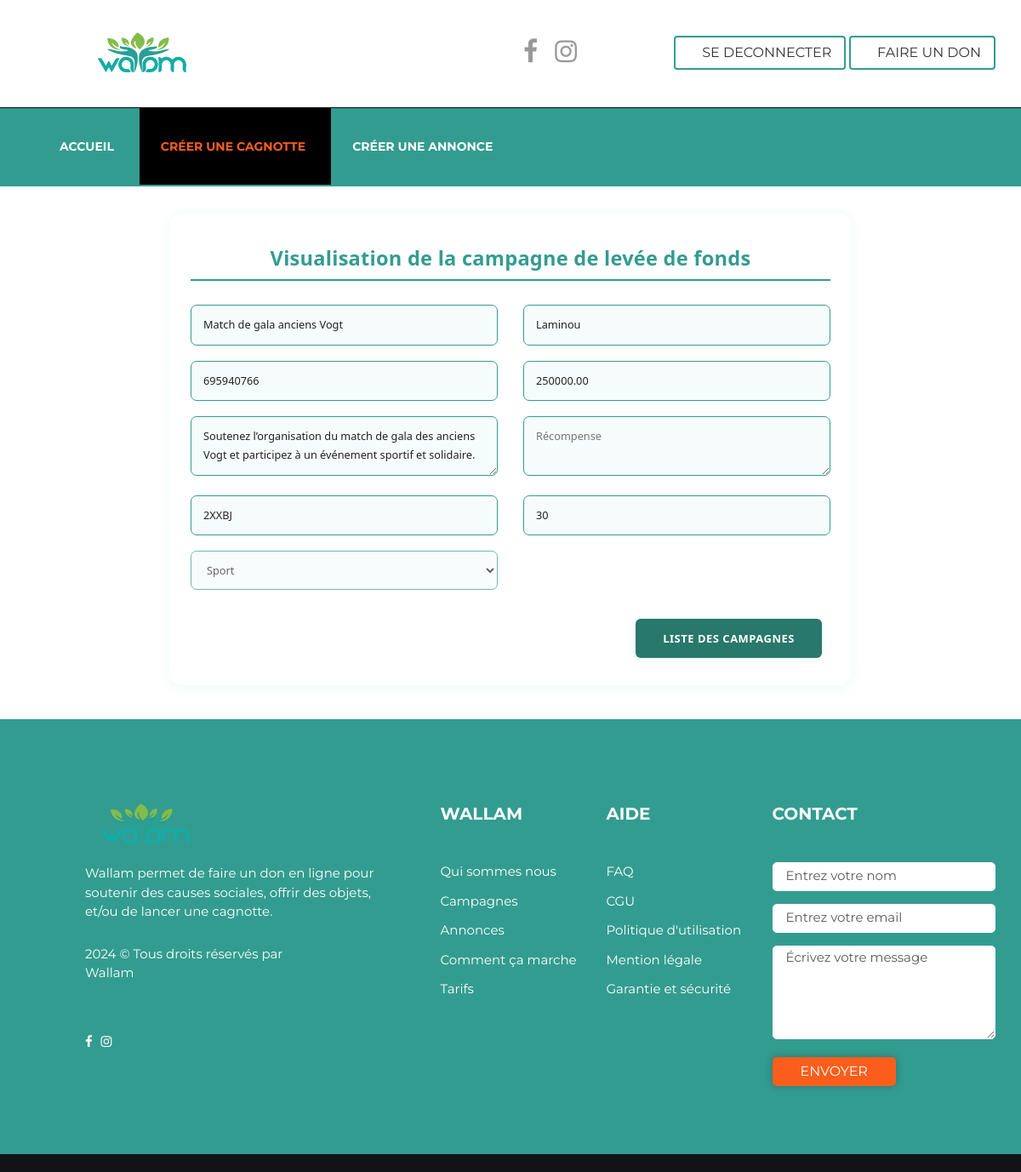
Screenshot of /campaign/4/ (signed in) with the database file from the repository.
### campaign/models.py (models this page shows, shortened)
class Campaign(models.Model):
    VISIBILITY_CHOICES = [
        ('public', 'Publique'),
        ('private', 'Privée'),
    ]
    STATUS_CHOICES = [
        ('encours', 'Encours'),
        ('terminee', 'Terminee'),
    ]
    user = models.ForeignKey(User, on_delete=models.CASCADE,
                             related_name="campaigns")  # L'utilisateur qui crée la campagne
    title = models.CharField(max_length=255)
    beneficiary = models.CharField(max_length=255)
    beneficiary_phone = models.CharField(max_length=15)
    goal = models.DecimalField(max_digits=10, decimal_places=2, blank=True, null=True)
    duration = models.IntegerField(help_text="Durée en jours")
    code = models.CharField(max_length=50, blank=True, null=True)
    category = models.ForeignKey(Category,  on_delete=models.SET_NULL, blank=True, null=True)
    description = models.TextField()
    reward = models.TextField(blank=True, null=True)
    uploaded_files = models.FileField(upload_to="campaign_files/", blank=True, null=True)
    visibility = models.CharField(max_length=10, choices=VISIBILITY_CHOICES, default='public')
    terms_accepted = models.BooleanField(default=False)
    status = models.CharField(max_length=20, choices=STATUS_CHOICES, default='encours')
    urgent = models.BooleanField(default=False)
    share_link = models.CharField(max_length=1024, blank=True, null=True, help_text="Champ texte facultatif, peut contenir une URL ou une note")
    created_at = models.DateTimeField(auto_now_add=True)
    updated_at = models.DateTimeField(auto_now=True)
    create_by = models.ForeignKey(User, on_delete=models.SET_NULL, null=True, blank=True, related_name="created_campaigns", help_text="Utilisateur ayant enregistré la campagne")

class Category(models.Model):
    name = models.CharField(max_length=100)
    description = models.CharField(max_length=100, null=True, blank=True)
    created_at = models.DateTimeField(auto_now_add=True)
    active = models.BooleanField(default=True)

### campaign/views.py (the view)
# urls.py: path("campaign/<int:pk>/", views.campaign_detail_view, name="campaign_detail"),
def campaign_detail_view(request, pk):
    campaign = get_object_or_404(Campaign, pk=pk)
    context = {
        "campaign": campaign
    }
    return render(request, "campaign/detail_campaign.html", context)

### templates/campaign/detail_campaign.html (shortened to what this page needs)
{% extends 'default.html' %}
{% load static %}
{% block menu %}
<ul class="nav navbar-nav">
    <li>
        <a href="{% url 'index' %}">Accueil</a>
    </li>
    <li class="current">
        <a href="{% url 'create_campaign' %}">Créer une cagnotte</a>
    </li>
    <li><a href="{% url 'announce' %}">Créer une annonce</a></li>
</ul>
{% endblock %}
{% block content %}
<div class="detail-campaign-wrapper">
    {% if amount %}
        <div class="detail-campaign-title">Vous avez fait un DON de : {{ amount }} FCFA</div>
        <div style="text-align:center; margin:2em 0 1em 0;">
            <h4>Merci de soutenir notre cause, <a href="{% url 'index' %}">Retour à la page d'accueil</a></h4>
        </div>
    {% else %}
        <div class="detail-campaign-title">Visualisation de la campagne de levée de fonds</div>
        <form action="#" class="detail-campaign-form" method="post">
            <div class="row">
                <div class="col-md-6">
                    <input type="text" name="title" value="{{ campaign.title }}" disabled placeholder="Titre de la campagne">
                </div>
                <div class="col-md-6">
                    <input type="text" name="beneficiary" value="{{ campaign.beneficiary }}" disabled placeholder="Bénéficiaire">
                </div>
                <div class="col-md-6">
                    <input type="text" name="beneficiary_phone" value="{{ campaign.beneficiary_phone }}" disabled placeholder="Téléphone du bénéficiaire">
                </div>
                <div class="col-md-6">
                    <input type="number" step="0.01" name="goal" value="{{ campaign.goal }}" disabled placeholder="Objectif (montant)">
                </div>
                <div class="col-md-6">
                    <textarea name="description" disabled placeholder="Description">{{ campaign.description }}</textarea>
                </div>
                <div class="col-md-6">
                    <textarea name="reward" disabled placeholder="Récompense">{{ campaign.reward }}</textarea>
                </div>
                <div class="col-md-6">
                    <input type="text" name="code" value="{{ campaign.code }}" disabled placeholder="Code de la campagne">
                </div>
                <div class="col-md-6">
                    <input type="number" name="duration" value="{{ campaign.duration }}" disabled placeholder="Durée (jours)">
                </div>
                <div class="col-md-6">
                    <select name="category" disabled>
                        <option value="{{ campaign.category.pk }}">{{ campaign.category.name }}</option>
                    </select>
                </div>
                <div class="col-md-6">
                </div>
                <div class="col-md-12" style="text-align: right; margin-top:1% !important;">
                    <a href="{% url 'campaign_list' %}" class="detail-campaign-btn-green">Liste des campagnes</a>
                </div>
            </div>
        </form>
    {% endif %}
</div>
{% endblock %}

### templates/campaign/detail_campaign.html (style rules this page uses)
.detail-campaign-wrapper { background: #fff; border-radius: 14px; box-shadow: 0 2px 16px rgba(51,156,144,0.08); padding: 32px 24px; margin: 32px auto 40px auto; max-width: 800px; color: #222; font-size: 1.18rem; line-height: 1.7; font-family: 'Segoe UI', Arial, sans-serif; }
.detail-campaign-title { color: #339c90; font-size: 2em; font-weight: 700; margin-bottom: 1.2em; letter-spacing: 0.01em; text-align: center; border-bottom: 2px solid #339c90; padding-bottom: 0.2em; }
.detail-campaign-form input[type="text"], .detail-campaign-form input[type="number"], .detail-campaign-form input[type="file"], .detail-campaign-form select, .detail-campaign-form textarea { width: 100%; padding: 12px 14px; margin-bottom: 18px; border-radius: 7px; border: 1.5px solid #339c90; font-size: 1.08em; background: #f6fcfb; color: #222; transition: border 0.2s; }
.detail-campaign-btn, .detail-campaign-btn-green { display: inline-block; background: #339c90; color: #fff; border: none; border-radius: 6px; padding: 12px 32px; font-size: 1.1em; font-weight: 600; text-transform: uppercase; letter-spacing: 0.04em; box-shadow: 0 2px 8px rgba(51,156,144,0.10); transition: background 0.2s, color 0.2s; margin-top: 8px; text-decoration: none; margin-right: 10px; }
.detail-campaign-btn-green { background: #28786b; }

### templates/default.html (style rules this page uses)
nav.navigation, .navbar, .navbar-default, #main-navigation, .navbar-header, .navbar-collapse, .nav.navbar-nav, .nav.navbar-nav > li > a { background: #339c90 !important; background-color: #339c90 !important; border-color: #339c90 !important; color: #fff !important; }
.nav.navbar-nav > li > a, .navbar-default .navbar-nav > li > a { color: #fff !important; border-radius: 0 !important; border-bottom: 2px solid #339c90 !important; transition: background 0.2s, color 0.2s; }
.nav.navbar-nav > li.current > a, .nav.navbar-nav > li > a:hover, .navbar-default .navbar-nav > li > a:hover { background: #fff !important; color: #222 !important; border-bottom: 2.5px solid #339c90 !important; }

### rows the page displays
Campaign: title "Match de gala anciens Vogt", beneficiary "Laminou", beneficiary_phone "695940766", goal "250000.00", description "Soutenez l’organisation du match de gala des anciens Vogt et participez à un événement sportif et solidaire.", code "2XXBJ", duration "30", category "Sport"
